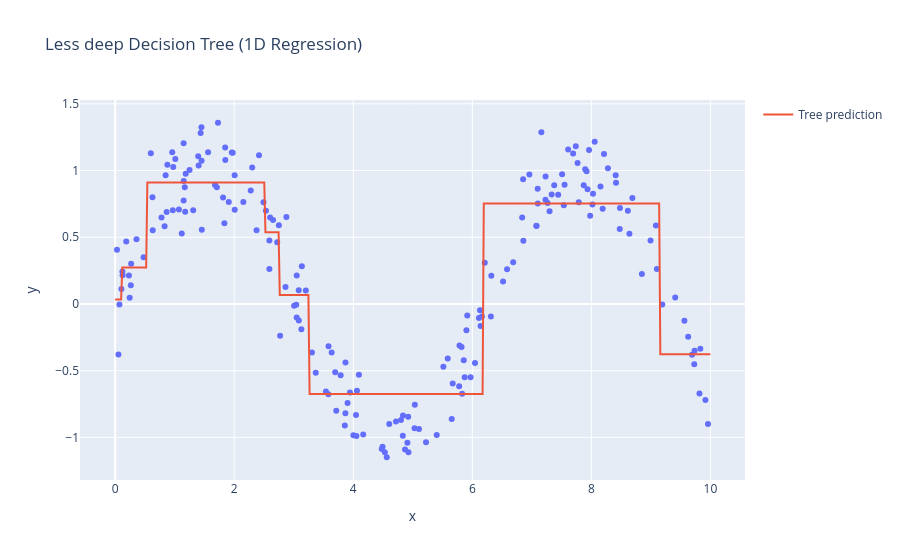

Notebook code cell kept with this figure:
### Markdown cell above
<a class="anchor" id="size"></a>
# 9. Controlling Tree size

<p align="center">
<img src="pics/binary_tree_26.png" width="600"/>
</p>

### Code cell
np.random.seed(1215)

n = 200
X = np.sort(np.random.uniform(0, 10, n))

y = np.sin(X) + np.random.normal(scale=0.2, size=n)

df = pd.DataFrame({"x": X, "y": y})

tree = DecisionTreeRegressor(max_depth=3, min_samples_split=2, random_state=1218) # node can be split if it has at least two samples
tree.fit(X.reshape(-1,1), y)

X_grid = np.linspace(0, 10, 500).reshape(-1, 1)
y_pred = tree.predict(X_grid)

# scatter of original data
fig = px.scatter(df, x="x", y="y", title="Less deep Decision Tree (1D Regression)")

# prediction curve
fig.add_scatter(x=X_grid.ravel(),y=y_pred,mode="lines",name="Tree prediction")

fig.show()

### Figure 1 — Plotly figure (JSON) as saved in the notebook; plotly's stock layout.template omitted (floating-point values rounded to 4 significant figures; data arrays with more than 128 entries replaced by an {"elided": "..."} marker saying what was removed)
{"data": [{"hovertemplate": "x=%{x}<br>y=%{y}<extra></extra>", "legendgroup": "", "marker": {"color": "#636efa", "symbol": "circle"}, "mode": "markers", "name": "", "orientation": "v", "showlegend": false, "type": "scatter", "x": {"elided": "200 float values"}, "xaxis": "x", "y": {"elided": "200 float values"}, "yaxis": "y"}, {"mode": "lines", "name": "Tree prediction", "type": "scatter", "x": {"elided": "500 float values"}, "y": {"elided": "500 float values"}}], "layout": {"legend": {"tracegroupgap": 0}, "title": {"text": "Less deep Decision Tree (1D Regression)"}, "xaxis": {"anchor": "y", "domain": [0, 1], "title": {"text": "x"}}, "yaxis": {"anchor": "x", "domain": [0, 1], "title": {"text": "y"}}}}
